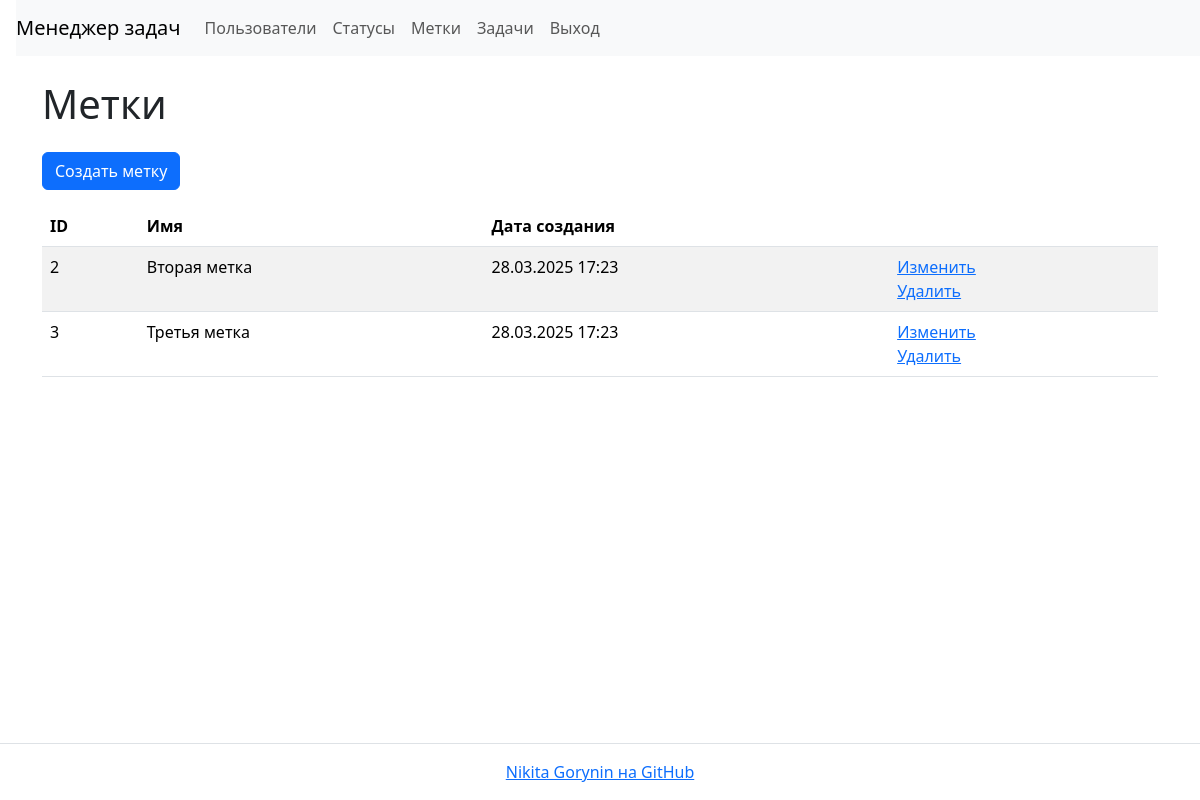
The app's page /labels/ (signed in) with its own data.
### task_manager/labels/models.py (models this page shows, shortened)
class Label(models.Model):
    name = models.CharField(
        max_length=150,
        unique=True,
        blank=False,
        verbose_name='Имя',
    )
    date_created = models.DateTimeField(
        auto_now_add=True,
        verbose_name='Дата создания'
    )
    class Meta:
        verbose_name = 'Метка'
        verbose_name_plural = 'Метки'

### task_manager/labels/views.py (the view)
# urls.py: path('', LabelsListView.as_view(), name='labels'),
class LabelsListView(AuthRequiredMixin, ListView):
    template_name = 'labels/list.html'
    model = Label
    context_object_name = 'labels'
    extra_context = {
        'header': 'Метки'
    }

### task_manager/mixins.py (called while the page is built)
    def dispatch(self, request, *args, **kwargs):
        if not request.user.is_authenticated:
            self.error(request, self.auth_message)
            return redirect(reverse_lazy('login'))
        return super().dispatch(request, *args, **kwargs)

### task_manager/templates/labels/list.html
{% extends "base.html" %}
{% block content %}
    <h1 class="my-4">{{ header }}</h1>
    <a class="btn btn-primary mb-3" href="{% url 'label_create' %}">Создать метку</a>
    <table class="table table-striped">
        <thead>
            <tr>
                <th>ID</th>
                <th>Имя</th>
                <th>Дата создания</th>
                <th></th>
            </tr>
        </thead>
        <tbody>
            {% if labels %}
                {% for label in labels %}
                    <tr>
                        <td>{{ label.id }}</td>
                        <td>{{ label.name }}</td>
                        <td>{{ label.date_created|date:"d.m.Y H:i" }}</td>
                        <td>
                          <a href="{% url 'label_update' label.id %}">Изменить</a>
                          <br>
                          <a href="{% url 'label_delete' label.id %}">Удалить</a>
                        </td>
                    </tr>
                {% endfor %}
            {% endif %}
        </tbody>
    </table>
{% endblock content %}

### records on screen
Label: id "2", name "Вторая метка", date_created "28.03.2025 17:23"
Label: id "3", name "Третья метка", date_created "28.03.2025 17:23"

### other values on screen
{{ header }} "Метки"
